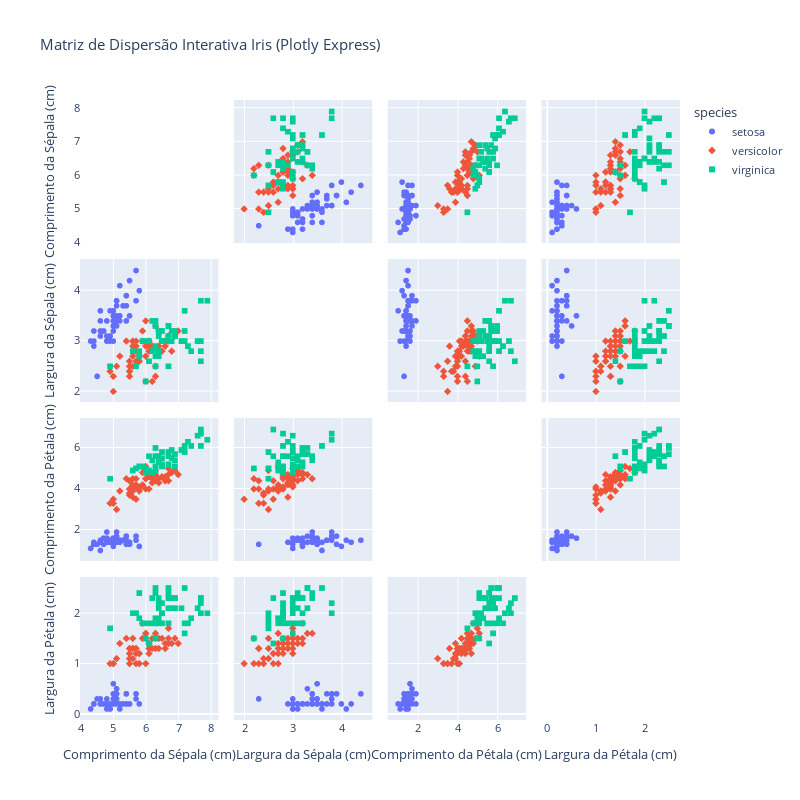

Notebook source saved alongside this figure:
### Code cell
# Matriz de Gráficos de Dispersão Interativa
fig_px_scatter_matrix = px.scatter_matrix(df_iris_renamed,
                                        dimensions=['sepal_length', 'sepal_width', 'petal_length', 'petal_width'],
                                        color="species", symbol="species",
                                        title="Matriz de Dispersão Interativa Iris (Plotly Express)",
                                        labels={
                                            "sepal_length": "Comprimento da Sépala (cm)",
                                            "sepal_width": "Largura da Sépala (cm)",
                                            "petal_length": "Comprimento da Pétala (cm)",
                                            "petal_width": "Largura da Pétala (cm)"
                                        })
# Melhorando a aparência da matriz
fig_px_scatter_matrix.update_layout(
    font=dict(size=11),
    height=800, width=800
)
fig_px_scatter_matrix.update_traces(diagonal_visible=False)  # Remove gráficos na diagonal
fig_px_scatter_matrix.show()

### Figure 1 — Plotly figure (JSON) as saved in the notebook; plotly's stock layout.template omitted (floating-point values rounded to 4 significant figures)
{"data": [{"dimensions": [{"axis": {"matches": true}, "label": "Comprimento da Sépala (cm)", "values": [5.1, 4.9, 4.7, 4.6, 5.0, 5.4, 4.6, 5.0, 4.4, 4.9, 5.4, 4.8, 4.8, 4.3, 5.8, 5.7, 5.4, 5.1, 5.7, 5.1, 5.4, 5.1, 4.6, 5.1, 4.8, 5.0, 5.0, 5.2, 5.2, 4.7, 4.8, 5.4, 5.2, 5.5, 4.9, 5.0, 5.5, 4.9, 4.4, 5.1, 5.0, 4.5, 4.4, 5.0, 5.1, 4.8, 5.1, 4.6, 5.3, 5.0]}, {"axis": {"matches": true}, "label": "Largura da Sépala (cm)", "values": [3.5, 3.0, 3.2, 3.1, 3.6, 3.9, 3.4, 3.4, 2.9, 3.1, 3.7, 3.4, 3.0, 3.0, 4.0, 4.4, 3.9, 3.5, 3.8, 3.8, 3.4, 3.7, 3.6, 3.3, 3.4, 3.0, 3.4, 3.5, 3.4, 3.2, 3.1, 3.4, 4.1, 4.2, 3.1, 3.2, 3.5, 3.6, 3.0, 3.4, 3.5, 2.3, 3.2, 3.5, 3.8, 3.0, 3.8, 3.2, 3.7, 3.3]}, {"axis": {"matches": true}, "label": "Comprimento da Pétala (cm)", "values": [1.4, 1.4, 1.3, 1.5, 1.4, 1.7, 1.4, 1.5, 1.4, 1.5, 1.5, 1.6, 1.4, 1.1, 1.2, 1.5, 1.3, 1.4, 1.7, 1.5, 1.7, 1.5, 1.0, 1.7, 1.9, 1.6, 1.6, 1.5, 1.4, 1.6, 1.6, 1.5, 1.5, 1.4, 1.5, 1.2, 1.3, 1.4, 1.3, 1.5, 1.3, 1.3, 1.3, 1.6, 1.9, 1.4, 1.6, 1.4, 1.5, 1.4]}, {"axis": {"matches": true}, "label": "Largura da Pétala (cm)", "values": [0.2, 0.2, 0.2, 0.2, 0.2, 0.4, 0.3, 0.2, 0.2, 0.1, 0.2, 0.2, 0.1, 0.1, 0.2, 0.4, 0.4, 0.3, 0.3, 0.3, 0.2, 0.4, 0.2, 0.5, 0.2, 0.2, 0.4, 0.2, 0.2, 0.2, 0.2, 0.4, 0.1, 0.2, 0.2, 0.2, 0.2, 0.1, 0.2, 0.2, 0.3, 0.3, 0.2, 0.6, 0.4, 0.3, 0.2, 0.2, 0.2, 0.2]}], "hovertemplate": "species=setosa<br>%{xaxis.title.text}=%{x}<br>%{yaxis.title.text}=%{y}<extra></extra>", "legendgroup": "setosa", "marker": {"color": "#636efa", "symbol": "circle"}, "name": "setosa", "showlegend": true, "type": "splom", "diagonal": {"visible": false}}, {"dimensions": [{"axis": {"matches": true}, "label": "Comprimento da Sépala (cm)", "values": [7.0, 6.4, 6.9, 5.5, 6.5, 5.7, 6.3, 4.9, 6.6, 5.2, 5.0, 5.9, 6.0, 6.1, 5.6, 6.7, 5.6, 5.8, 6.2, 5.6, 5.9, 6.1, 6.3, 6.1, 6.4, 6.6, 6.8, 6.7, 6.0, 5.7, 5.5, 5.5, 5.8, 6.0, 5.4, 6.0, 6.7, 6.3, 5.6, 5.5, 5.5, 6.1, 5.8, 5.0, 5.6, 5.7, 5.7, 6.2, 5.1, 5.7]}, {"axis": {"matches": true}, "label": "Largura da Sépala (cm)", "values": [3.2, 3.2, 3.1, 2.3, 2.8, 2.8, 3.3, 2.4, 2.9, 2.7, 2.0, 3.0, 2.2, 2.9, 2.9, 3.1, 3.0, 2.7, 2.2, 2.5, 3.2, 2.8, 2.5, 2.8, 2.9, 3.0, 2.8, 3.0, 2.9, 2.6, 2.4, 2.4, 2.7, 2.7, 3.0, 3.4, 3.1, 2.3, 3.0, 2.5, 2.6, 3.0, 2.6, 2.3, 2.7, 3.0, 2.9, 2.9, 2.5, 2.8]}, {"axis": {"matches": true}, "label": "Comprimento da Pétala (cm)", "values": [4.7, 4.5, 4.9, 4.0, 4.6, 4.5, 4.7, 3.3, 4.6, 3.9, 3.5, 4.2, 4.0, 4.7, 3.6, 4.4, 4.5, 4.1, 4.5, 3.9, 4.8, 4.0, 4.9, 4.7, 4.3, 4.4, 4.8, 5.0, 4.5, 3.5, 3.8, 3.7, 3.9, 5.1, 4.5, 4.5, 4.7, 4.4, 4.1, 4.0, 4.4, 4.6, 4.0, 3.3, 4.2, 4.2, 4.2, 4.3, 3.0, 4.1]}, {"axis": {"matches": true}, "label": "Largura da Pétala (cm)", "values": [1.4, 1.5, 1.5, 1.3, 1.5, 1.3, 1.6, 1.0, 1.3, 1.4, 1.0, 1.5, 1.0, 1.4, 1.3, 1.4, 1.5, 1.0, 1.5, 1.1, 1.8, 1.3, 1.5, 1.2, 1.3, 1.4, 1.4, 1.7, 1.5, 1.0, 1.1, 1.0, 1.2, 1.6, 1.5, 1.6, 1.5, 1.3, 1.3, 1.3, 1.2, 1.4, 1.2, 1.0, 1.3, 1.2, 1.3, 1.3, 1.1, 1.3]}], "hovertemplate": "species=versicolor<br>%{xaxis.title.text}=%{x}<br>%{yaxis.title.text}=%{y}<extra></extra>", "legendgroup": "versicolor", "marker": {"color": "#EF553B", "symbol": "diamond"}, "name": "versicolor", "showlegend": true, "type": "splom", "diagonal": {"visible": false}}, {"dimensions": [{"axis": {"matches": true}, "label": "Comprimento da Sépala (cm)", "values": [6.3, 5.8, 7.1, 6.3, 6.5, 7.6, 4.9, 7.3, 6.7, 7.2, 6.5, 6.4, 6.8, 5.7, 5.8, 6.4, 6.5, 7.7, 7.7, 6.0, 6.9, 5.6, 7.7, 6.3, 6.7, 7.2, 6.2, 6.1, 6.4, 7.2, 7.4, 7.9, 6.4, 6.3, 6.1, 7.7, 6.3, 6.4, 6.0, 6.9, 6.7, 6.9, 5.8, 6.8, 6.7, 6.7, 6.3, 6.5, 6.2, 5.9]}, {"axis": {"matches": true}, "label": "Largura da Sépala (cm)", "values": [3.3, 2.7, 3.0, 2.9, 3.0, 3.0, 2.5, 2.9, 2.5, 3.6, 3.2, 2.7, 3.0, 2.5, 2.8, 3.2, 3.0, 3.8, 2.6, 2.2, 3.2, 2.8, 2.8, 2.7, 3.3, 3.2, 2.8, 3.0, 2.8, 3.0, 2.8, 3.8, 2.8, 2.8, 2.6, 3.0, 3.4, 3.1, 3.0, 3.1, 3.1, 3.1, 2.7, 3.2, 3.3, 3.0, 2.5, 3.0, 3.4, 3.0]}, {"axis": {"matches": true}, "label": "Comprimento da Pétala (cm)", "values": [6.0, 5.1, 5.9, 5.6, 5.8, 6.6, 4.5, 6.3, 5.8, 6.1, 5.1, 5.3, 5.5, 5.0, 5.1, 5.3, 5.5, 6.7, 6.9, 5.0, 5.7, 4.9, 6.7, 4.9, 5.7, 6.0, 4.8, 4.9, 5.6, 5.8, 6.1, 6.4, 5.6, 5.1, 5.6, 6.1, 5.6, 5.5, 4.8, 5.4, 5.6, 5.1, 5.1, 5.9, 5.7, 5.2, 5.0, 5.2, 5.4, 5.1]}, {"axis": {"matches": true}, "label": "Largura da Pétala (cm)", "values": [2.5, 1.9, 2.1, 1.8, 2.2, 2.1, 1.7, 1.8, 1.8, 2.5, 2.0, 1.9, 2.1, 2.0, 2.4, 2.3, 1.8, 2.2, 2.3, 1.5, 2.3, 2.0, 2.0, 1.8, 2.1, 1.8, 1.8, 1.8, 2.1, 1.6, 1.9, 2.0, 2.2, 1.5, 1.4, 2.3, 2.4, 1.8, 1.8, 2.1, 2.4, 2.3, 1.9, 2.3, 2.5, 2.3, 1.9, 2.0, 2.3, 1.8]}], "hovertemplate": "species=virginica<br>%{xaxis.title.text}=%{x}<br>%{yaxis.title.text}=%{y}<extra></extra>", "legendgroup": "virginica", "marker": {"color": "#00cc96", "symbol": "square"}, "name": "virginica", "showlegend": true, "type": "splom", "diagonal": {"visible": false}}], "layout": {"legend": {"title": {"text": "species"}, "tracegroupgap": 0}, "title": {"text": "Matriz de Dispersão Interativa Iris (Plotly Express)"}, "dragmode": "select", "font": {"size": 11}, "height": 800, "width": 800}}
